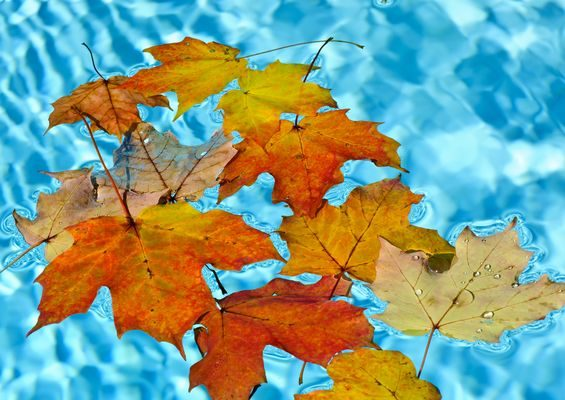
%> input picture leave_on_pool.jpg, 565 x 400 px
$ octave calculation.m   (GNU Octave 9; MATLAB toolbox functions it lacks are replaced by stand-ins)
%> lines starting %> are read from the running program, lines starting %| are printed output that depends on the picture
RGB = imread('leave_on_pool.jpg');
%> RGB is the input picture: size 400x565x3 uint8; mean R, G, B 129.5, 157.9, 140.2
blueChannel = RGB(:,:,3);
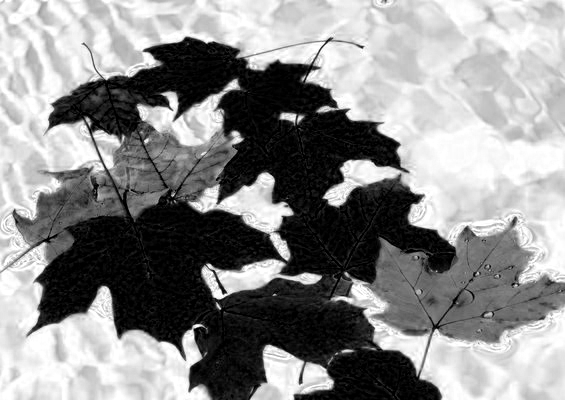
%> blueChannel: size 400x565 uint8; min 0, max 255, mean 140.2
histogram(blueChannel,'Normalization','probability');
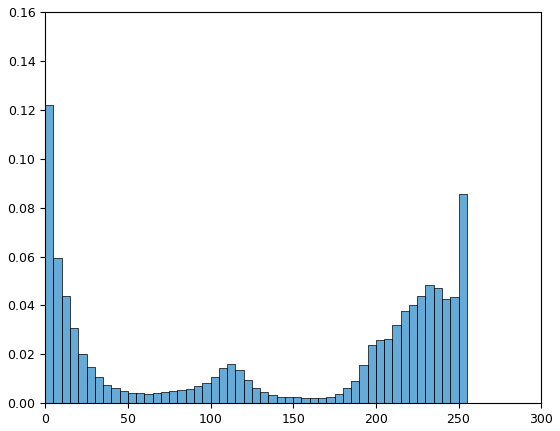
%> figure redrawn from the program's plot data; tallest bar 0.122 high, from x = 0 to 5
%> (the run ends here)

$ run again, with pool_water.jpg copied over leave_on_pool.jpg
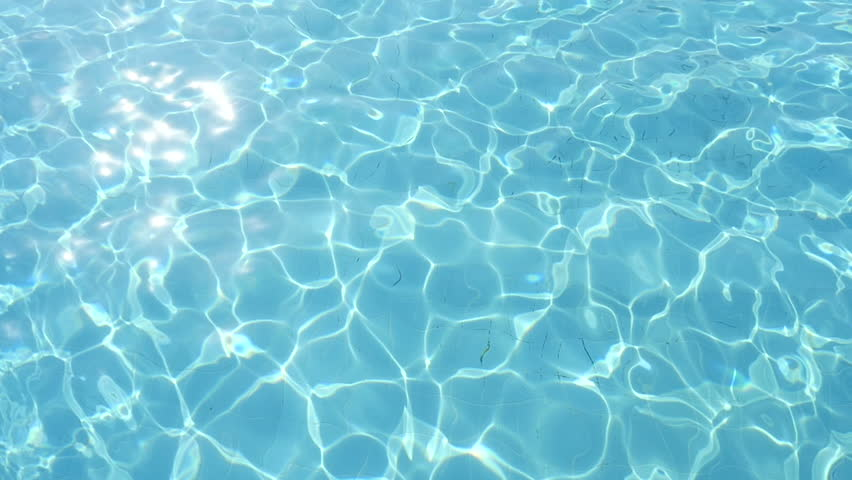
%> input picture pool_water.jpg, 852 x 480 px
%> RGB is the input picture: size 480x852x3 uint8; mean R, G, B 116.9, 195.6, 214.3
%> `blueChannel = RGB(:,:,3);`:
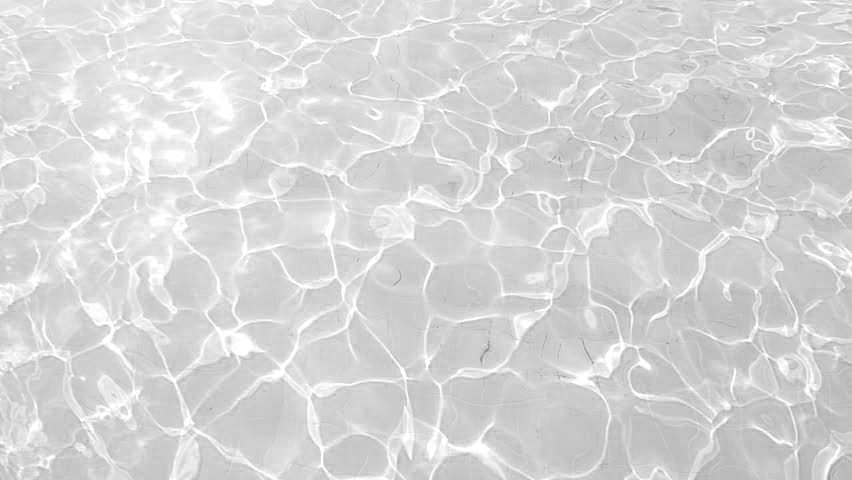
%> blueChannel: size 480x852 uint8; min 137, max 255, mean 214.3
%> `histogram(blueChannel,'Normalization','probability');`:
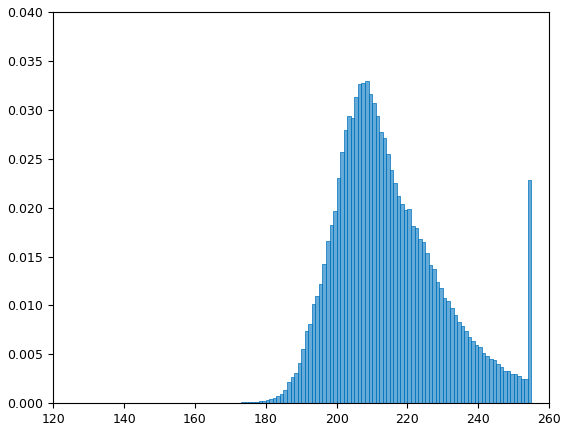
%> figure redrawn from the program's plot data; tallest bar 0.0329 high, from x = 208 to 209

$ run again, with trash_in_water.jpg copied over leave_on_pool.jpg
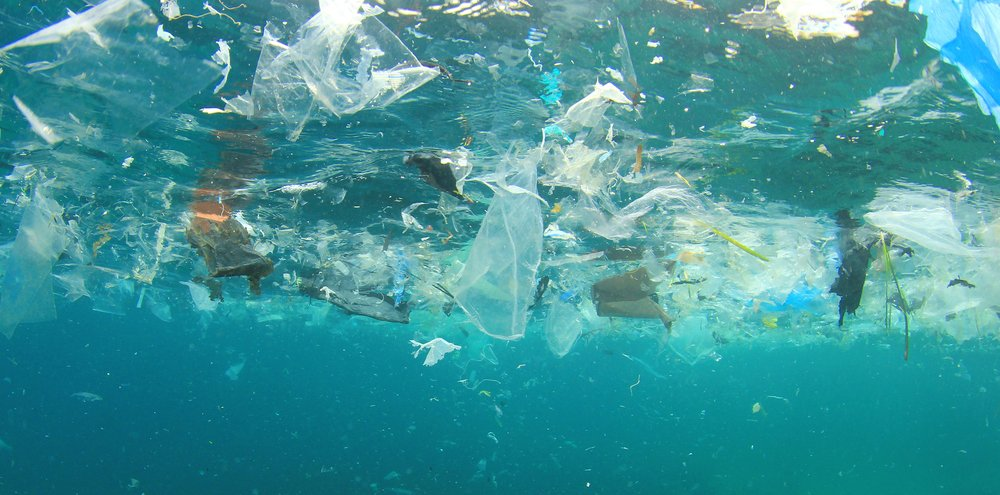
%> input picture trash_in_water.jpg, 1000 x 495 px
%> RGB is the input picture: size 495x1000x3 uint8; mean R, G, B 63.8, 147.8, 152.3
%> `blueChannel = RGB(:,:,3);`:
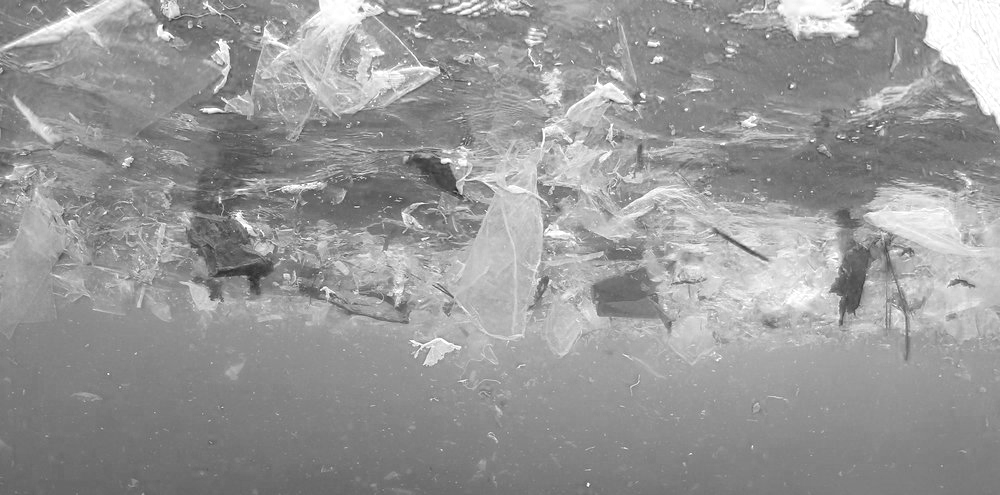
%> blueChannel: size 495x1000 uint8; min 35, max 255, mean 152.3
%> `histogram(blueChannel,'Normalization','probability');`:
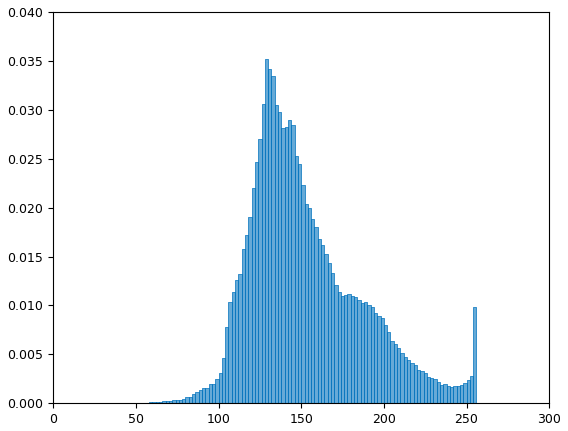
%> figure redrawn from the program's plot data; tallest bar 0.0352 high, from x = 128 to 130

$ run again, with Debris_in_dirty_water.png saved as leave_on_pool.jpg
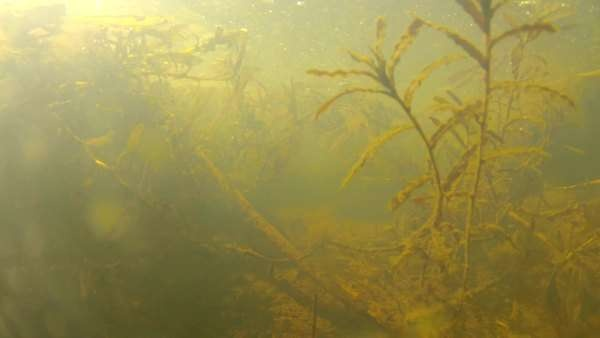
%> input picture Debris_in_dirty_water.png, 600 x 338 px
%> RGB is the input picture: size 338x600x3 uint8; mean R, G, B 153.4, 142.9, 78.5
%> `blueChannel = RGB(:,:,3);`:
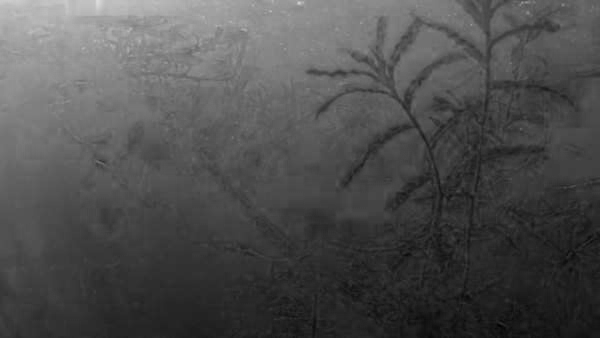
%> blueChannel: size 338x600 uint8; min 0, max 220, mean 78.5
%> `histogram(blueChannel,'Normalization','probability');`:
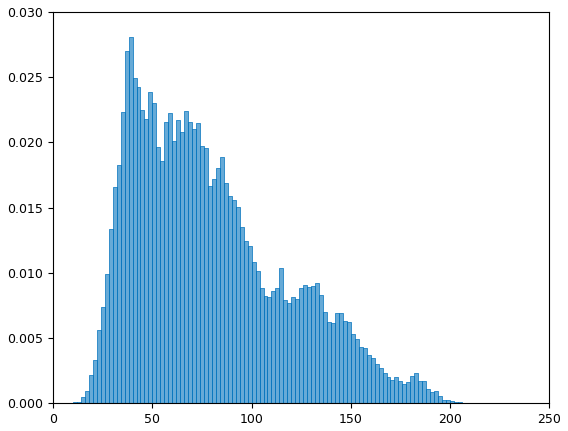
%> figure redrawn from the program's plot data; tallest bar 0.0281 high, from x = 38 to 40
